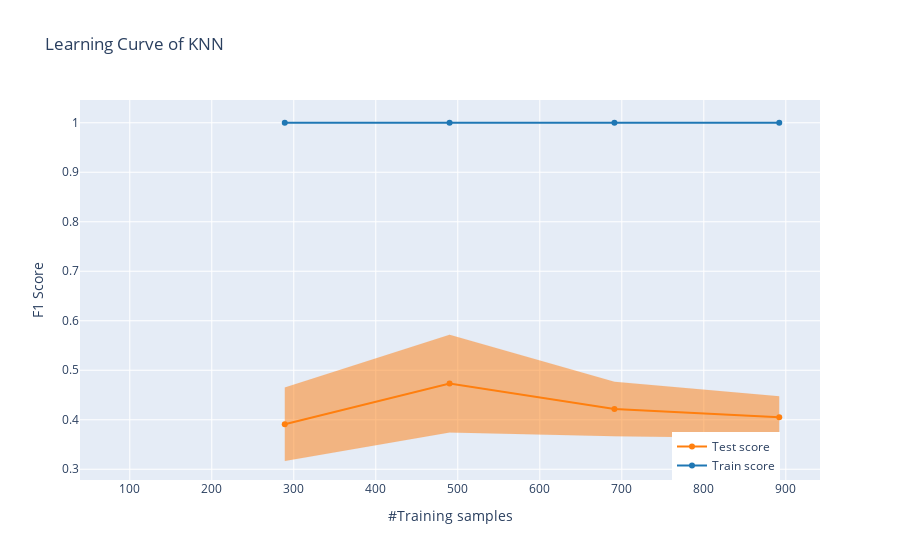

The notebook cell this image was saved under:
### Code cell
plot_learning_curve(gs_knn.best_estimator_, "Learning Curve of KNN", X_train, y_train, cv=5)

### Figure 1 — Plotly figure (JSON) as saved in the notebook; plotly's stock layout.template omitted (floating-point values rounded to 4 significant figures)
{"data": [{"hoverlabel": {"namelength": 20}, "line": {"color": "rgba(31, 119, 180, 0.40)", "width": 0.1}, "mode": "lines", "name": "", "showlegend": false, "type": "scatter", "x": [89, 289, 490, 691, 892], "y": [null, 1, 1, 1, 1]}, {"fill": "tonexty", "hoverlabel": {"namelength": 20}, "line": {"color": "rgba(31, 119, 180, 0.40)", "width": 0.1}, "mode": "lines", "name": "", "showlegend": false, "type": "scatter", "x": [89, 289, 490, 691, 892], "y": [null, 1, 1, 1, 1]}, {"line": {"color": "rgb(31, 119, 180)"}, "name": "Train score", "showlegend": true, "type": "scatter", "x": [89, 289, 490, 691, 892], "y": [null, 1, 1, 1, 1]}, {"hoverlabel": {"namelength": 20}, "line": {"color": "rgba(255, 127, 14, 0.40)", "width": 0.1}, "mode": "lines", "name": "", "showlegend": false, "type": "scatter", "x": [89, 289, 490, 691, 892], "y": [null, 0.3167, 0.3743, 0.3668, 0.3629]}, {"fill": "tonexty", "hoverlabel": {"namelength": 20}, "line": {"color": "rgba(255, 127, 14, 0.40)", "width": 0.1}, "mode": "lines", "name": "", "showlegend": false, "type": "scatter", "x": [89, 289, 490, 691, 892], "y": [null, 0.4651, 0.5718, 0.477, 0.4473]}, {"line": {"color": "rgb(255, 127, 14)"}, "name": "Test score", "showlegend": true, "type": "scatter", "x": [89, 289, 490, 691, 892], "y": [null, 0.3909, 0.4731, 0.4219, 0.4051]}], "layout": {"autosize": true, "legend": {"x": 0.8, "y": 0}, "title": {"text": "Learning Curve of KNN"}, "xaxis": {"title": {"text": "#Training samples"}}, "yaxis": {"title": {"text": "F1 Score"}}}}
